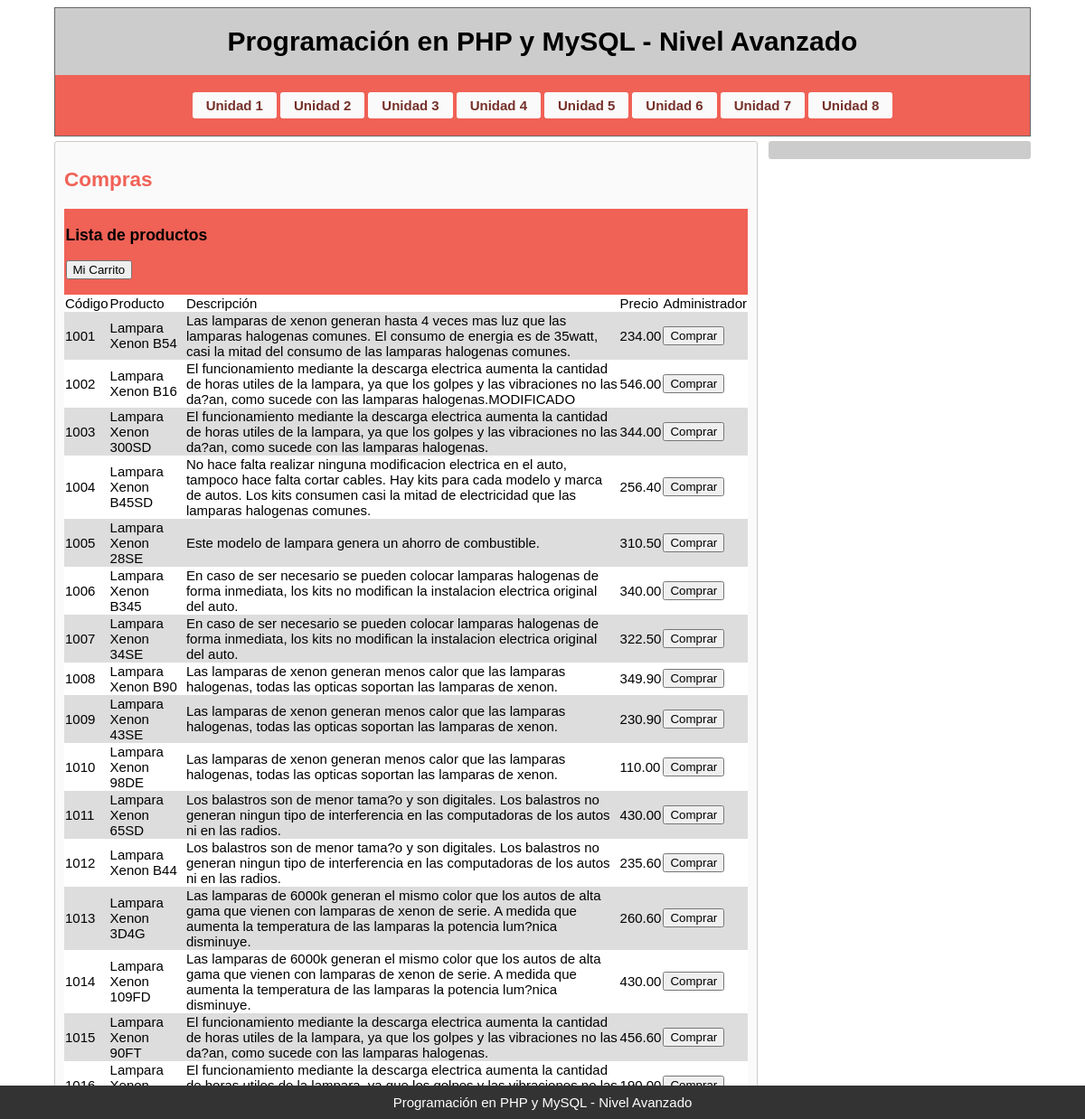
Page /unidad7.php on the committed database.
### tables this page shows
CREATE TABLE `productos` (
  `codigo` int(30) NOT NULL,
  `producto` varchar(30) NOT NULL,
  `descripcion` varchar(255) NOT NULL,
  `precio` decimal(10,2) NOT NULL
);

### clases/basededatos.php (called while the page is built, shortened)
<?php
	class Basededatos{
		private $conexion;
		private function _connect($servidor, $usuario, $clave, $base){
			$this->conexion = new mysqli($servidor, $usuario, $clave, $base);
		}
		public function ejecutarConsultas($query){
			$tipo = strtoupper(substr($query, 0,6));
			switch ($tipo) {
				case 'SELECT':
					$resultado = $this->conexion->query($query);
					if(!$resultado){
						$this->error = $this->conexion->error;
						return false;
					} else {
						$array_resultado = array();
						while($fila = $resultado->fetch_assoc()){
							$array_resultado[] = $fila;
						}
						return $array_resultado;
					}
					break;
			}
		}
	}
?>

### includes.php (called while the page is built, shortened)
<?php
include('clases/basededatos.php');
include('clases/carrito.php');
$base = new Basededatos(SERVIDOR, USUARIO, PASS, BASE);
$carrito = new Carrito($base);
?>

### clases/carrito.php (called while the page is built, shortened)
<?php
class Carrito{
	private $bd;
	function __construct($base){
		$this->bd = $base;
	}
	public function listarProductos(){
		$respuesta = $this->bd->ejecutarConsultas("SELECT * FROM productos");
		return $respuesta;
	}
}
?>

### unidad7.php (the view, shortened to what this page needs)
<!DOCTYPE html>
<html lang="es">
<head>
  <link rel="stylesheet" href="estilos.css">
</head>
<body>
<div class="container">
	<header>
		<h1>Programaci&oacuten en PHP y MySQL - Nivel Avanzado</h1>
	<nav>
		<?php include("botonera.php"); ?>
	</nav>
	</header>
	<section>
		<h2>Compras</h2>
		<nav>
			<p><h3>Lista de productos</h3></p>
			<p>
			<?php
				echo "<a href='ver_carrito.php'><button type='button'>Mi Carrito</button></a>" ;
			?>
			</p>
		</nav>
	<?php
		include('includes.php');
		$mostrar_prod = $carrito->listarProductos();
	?>
	<table>
		<tr>
			<td>C&oacutedigo</td>
			<td>Producto</td>
			<td>Descripci&oacuten</td>
			<td>Precio</td>
			<td colspan="3">Administrador</td>
		</tr>
		<?php
			for($i = 0; $i < count($mostrar_prod); $i++){
		?>
		<tr>
			<td> <?php echo $mostrar_prod[$i]['codigo']; ?> </td>
			<td> <?php echo $mostrar_prod[$i]['producto']; ?> </td>
			<td> <?php echo $mostrar_prod[$i]['descripcion']; ?> </td>
			<td> <?php echo $mostrar_prod[$i]['precio']; ?> </td>
			<td>
				<form action="anadir_al_carrito.php" class="estilo_formulario" method="post" >
					<input type="submit" value="Comprar"/>
				</form>
			</td>
		<?php } ?>
	</table>
	</section>
	<aside>
  	</aside>
	<footer>
		<a href="https://site.elearning-total.com/courses/?com=lb">Programaci&oacuten en PHP y MySQL - Nivel Avanzado</a>
	</footer>
</div>
</body>
</html>

### botonera.php
<ul>
	<li><a href="unidad1.php">Unidad 1</a></li>
	<li><a href="unidad2.php">Unidad 2</a></li>
	<li><a href="unidad3.php">Unidad 3</a></li>
	<li><a href="unidad4.php">Unidad 4</a></li>
	<li><a href="unidad5.php">Unidad 5</a></li>
	<li><a href="unidad6.php">Unidad 6</a></li>
	<li><a href="unidad7.php">Unidad 7</a></li>
	<li><a href="unidad8.php">Unidad 8</a></li>
</ul>

### estilos.css (style rules this page uses)
.container { width:1080px; margin:0px auto; font-size:1em; font-family: "Arial", Georgia, Serif; font-size: 15px; }
header { text-align:center; border: 1px solid #666; background: #cccccc; }
a { color: #333; text-decoration: none; }
section,aside { margin-top: 5px; padding: 10px; -moz-border-radius:3px;-webkit-border-radius:3px;-o-border-radius:3px;border-radius:3px; }
section { float: left; width: 70%; background: #fafafa; border: 1px solid #ccc; }
aside { float: right; width: 25%; background:#ccc; color: #333; }
section table { background-color: white; text-align: left; border-collapse: collapse; width: 100%; }
section tr:nth-child(even) { background-color: #ddd; }
nav { padding:0.2%; background:#f06156; margin-top: 0.5%; }
nav ul { list-style-type:none; padding:0px; width: 100%; display: table; text-align: center; }
nav ul li { display: inline; }
nav ul li a { display:inline-block; text-align:center; text-decoration:none; color: #75302a; font-weight: bold; padding:6px 15px; margin:2px; background:#fafafa; -moz-border-radius:3px;-webkit-border-radius:3px;-o-border-radius:3px;border-radius:3px; }
footer { position: fixed; width: 100%; right: 0; bottom: 0; left: 0; padding: 10px 0px 10px 0px; background-color: #333; text-align: center; }
footer a { color: #fff; }
h2 { color: #f06156; }

### rows in the picture
productos: codigo "1001", producto "Lampara Xenon B54", descripcion "Las lamparas de xenon generan hasta 4 veces mas luz que las lamparas halogenas comunes. El consumo de energia es de 35watt, casi la mitad del consumo de las lamparas halogenas comunes.", precio "234.00"
productos: codigo "1002", producto "Lampara Xenon B16", descripcion "El funcionamiento mediante la descarga electrica aumenta la cantidad de horas utiles de la lampara, ya que los golpes y las vibraciones no las da?an, como sucede con las lamparas halogenas.MODIFICADO", precio "546.00"
productos: codigo "1003", producto "Lampara Xenon 300SD", descripcion "El funcionamiento mediante la descarga electrica aumenta la cantidad de horas utiles de la lampara, ya que los golpes y las vibraciones no las da?an, como sucede con las lamparas halogenas.", precio "344.00"
productos: codigo "1004", producto "Lampara Xenon B45SD", descripcion "No hace falta realizar ninguna modificacion electrica en el auto, tampoco hace falta cortar cables. Hay kits para cada modelo y marca de autos. Los kits consumen casi la mitad de electricidad que las lamparas halogenas comunes.", precio "256.40"
productos: codigo "1005", producto "Lampara Xenon 28SE", descripcion "Este modelo de lampara genera un ahorro de combustible.", precio "310.50"
productos: codigo "1006", producto "Lampara Xenon B345", descripcion "En caso de ser necesario se pueden colocar lamparas halogenas de forma inmediata, los kits no modifican la instalacion electrica original del auto.", precio "340.00"
productos: codigo "1007", producto "Lampara Xenon 34SE", descripcion "En caso de ser necesario se pueden colocar lamparas halogenas de forma inmediata, los kits no modifican la instalacion electrica original del auto.", precio "322.50"
productos: codigo "1008", producto "Lampara Xenon B90", descripcion "Las lamparas de xenon generan menos calor que las lamparas halogenas, todas las opticas soportan las lamparas de xenon.", precio "349.90"
productos: codigo "1009", producto "Lampara Xenon 43SE", descripcion "Las lamparas de xenon generan menos calor que las lamparas halogenas, todas las opticas soportan las lamparas de xenon.", precio "230.90"
productos: codigo "1010", producto "Lampara Xenon 98DE", descripcion "Las lamparas de xenon generan menos calor que las lamparas halogenas, todas las opticas soportan las lamparas de xenon.", precio "110.00"
productos: codigo "1011", producto "Lampara Xenon 65SD", descripcion "Los balastros son de menor tama?o y son digitales. Los balastros no generan ningun tipo de interferencia en las computadoras de los autos ni en las radios.", precio "430.00"
productos: codigo "1012", producto "Lampara Xenon B44", descripcion "Los balastros son de menor tama?o y son digitales. Los balastros no generan ningun tipo de interferencia en las computadoras de los autos ni en las radios.", precio "235.60"
productos: codigo "1013", producto "Lampara Xenon 3D4G", descripcion "Las lamparas de 6000k generan el mismo color que los autos de alta gama que vienen con lamparas de xenon de serie. A medida que aumenta la temperatura de las lamparas la potencia lum?nica disminuye.", precio "260.60"
productos: codigo "1014", producto "Lampara Xenon 109FD", descripcion "Las lamparas de 6000k generan el mismo color que los autos de alta gama que vienen con lamparas de xenon de serie. A medida que aumenta la temperatura de las lamparas la potencia lum?nica disminuye.", precio "430.00"
productos: codigo "1015", producto "Lampara Xenon 90FT", descripcion "El funcionamiento mediante la descarga electrica aumenta la cantidad de horas utiles de la lampara, ya que los golpes y las vibraciones no las da?an, como sucede con las lamparas halogenas.", precio "456.60"
productos: producto "Lampara…", descripcion "El funcionamiento mediante la descarga electrica aumenta la cantidad…"
